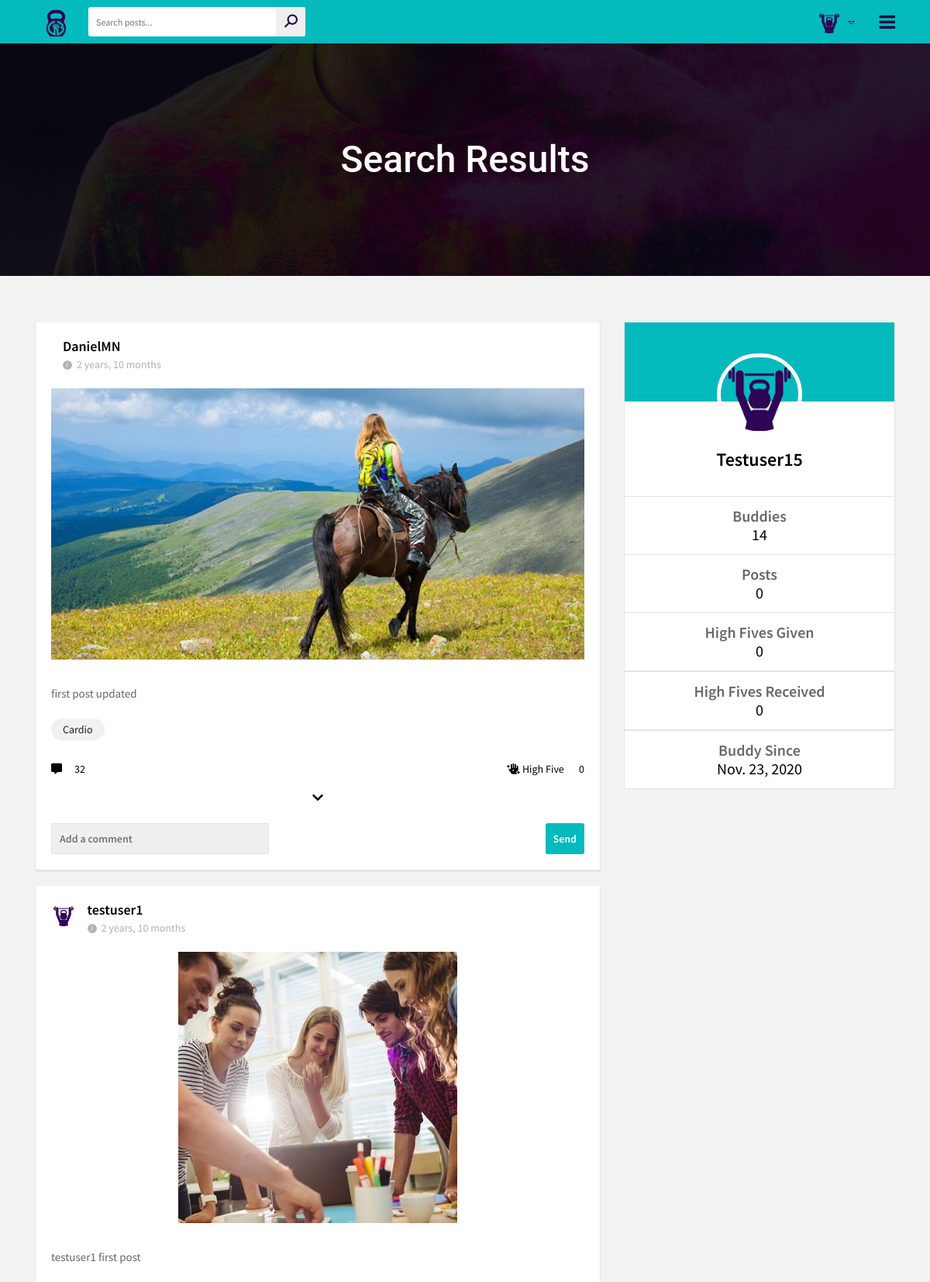
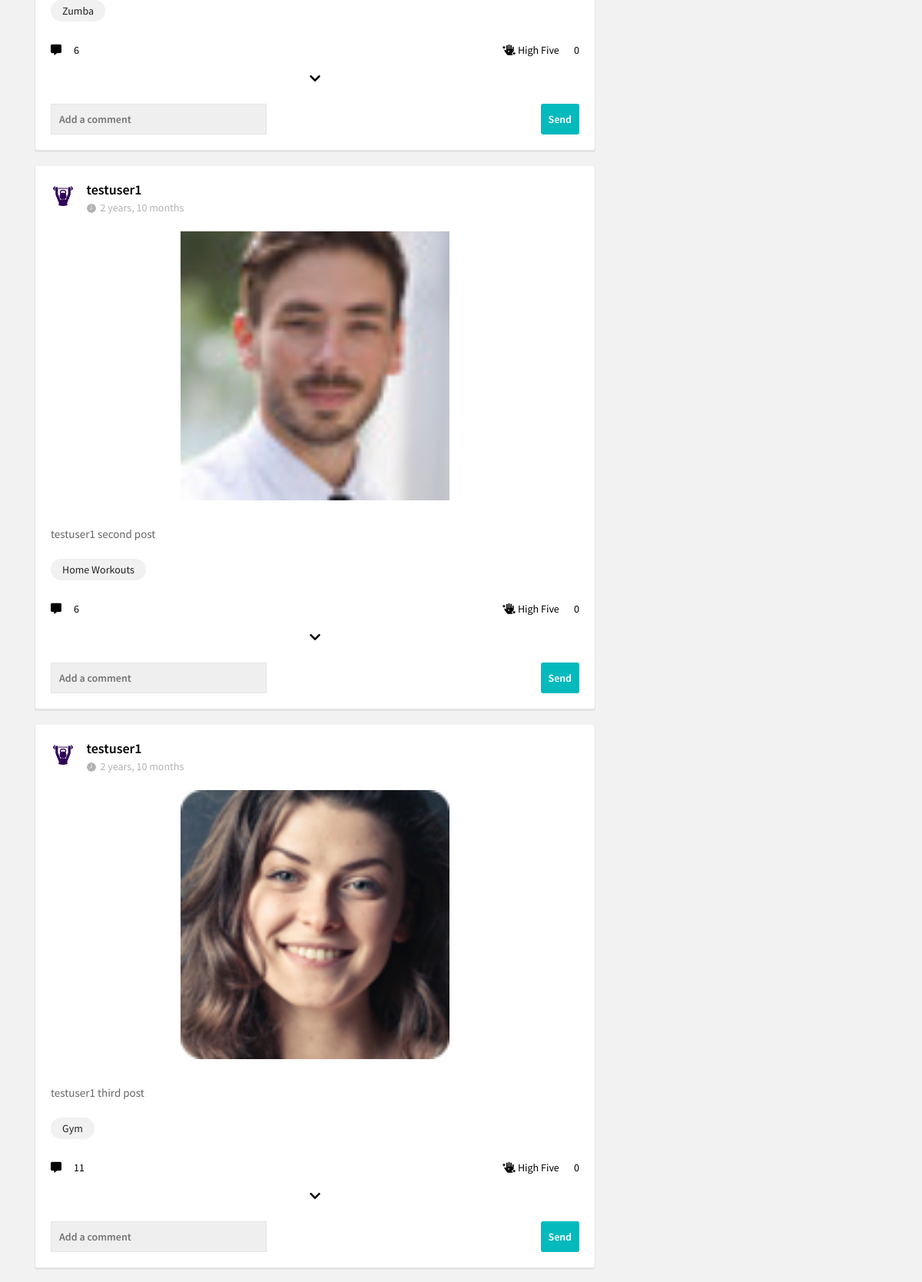
Page /search/ (signed in, upper part) on the committed database (2 pictures, top to bottom).
### users/models.py (models this page shows, shortened)
class Profile(models.Model):
    first_name = models.CharField(max_length=100, blank=True)
    last_name = models.CharField(max_length=100, blank=True)
    user = models.OneToOneField(User, on_delete=models.CASCADE)
    birthday = models.DateField(null=True, blank=True)
    bio = models.TextField(blank=True, max_length=1000)
    location = models.CharField(max_length=100, blank=True)
    avatar = models.ImageField(blank=True, null=True, default='profile_pics/default.png', upload_to='profile_pics')
    buddies = models.ManyToManyField(User, blank=True, related_name='buddies')
    slug = models.SlugField(unique=True, blank=True)
    updated = models.DateTimeField(auto_now=True)
    created = models.DateTimeField(auto_now_add=True)
    objects = ProfileManager()
    def get_buddies_num(self):
        return self.buddies.all().count()
    def get_posts_num(self):
        return self.posts.all().count()
    def get_high_fives_given_num(self):
        high_fives = self.highfive_set.all()
        total_high_fived = 0
        for item in high_fives:
            if item.value == 'High Five':
                total_high_fived += 1
        return total_high_fived
    def get_high_fives_received_num(self):
        posts = self.posts.all()
        total_high_fived = 0
        for item in posts:
            total_high_fived += item.high_fived.all().count()
        return total_high_fived
    def get_unread_messages_num(self):
        return self.messages.filter(unread=True).count()
    def get_avatar(self):
        if self.avatar:
            return self.avatar.url
        return '/media/profile_pics/default.png'
    __initial_first_name = None
    __initial_last_name = None
    def __init__(self, *args, **kwargs):
        super().__init__(*args, **kwargs)
        self.__initial_first_name = self.first_name
        self.__initial_last_name = self.last_name

### posts/models.py (models this page shows, shortened)
class Post(models.Model):
    content = models.TextField()
    image = models.ImageField(upload_to='uploads', validators=[FileExtensionValidator(['png', 'jpg', 'jpeg'])], blank=True)
    video = models.FileField(upload_to='videos', blank=True)
    high_fived = models.ManyToManyField(Profile, blank=True, related_name='high_fives')
    updated = models.DateTimeField(auto_now=True)
    created = models.DateTimeField(auto_now_add=True)
    author = models.ForeignKey(Profile, on_delete=models.CASCADE, related_name='posts')
    category = models.ForeignKey(Category, on_delete=models.CASCADE, default=1, related_name='posts')
    def high_fives_num(self):
        return self.high_fived.all().count()
    def comments_num(self):
        return self.comment_set.all().count()
    class Meta:
        ordering = ('-created',)

class Category(models.Model):
    title = models.CharField(max_length=150)
    slug = models.SlugField(editable=False)
    image = models.ImageField(upload_to='cat-img', validators=[FileExtensionValidator(['png', 'jpg', 'jpeg'])], default='profile_pics/default.png',)
    class Meta:
        ordering = ('title',)

### posts/views.py (the view)
# urls.py: path('search/', SearchView.as_view(), name='search'),
class SearchView(LoginRequiredMixin, ListView):
    model = Post
    template_name = 'posts/search.html'
    context_object_name = 'posts'
    def get_queryset(self):
        query = self.request.GET.get('q')
        if query:
            return Post.objects.filter(Q(content__icontains=query)|
                                       Q(category__title__icontains=query)).order_by('created', 'id').distinct()
        return Post.objects.all().order_by('id')
    def get_context_data(self, **kwargs):
        context = super(SearchView, self).get_context_data(**kwargs)
        context['profile'] = Profile.objects.get(user=self.request.user)
        return context

### posts/forms.py
class CommentModelForm(forms.ModelForm):
    body = forms.CharField(label='', widget=forms.TextInput(attrs={'placeholder': 'Add a comment'}))
    class Meta:
        model = Comment
        fields = ('body',)

### posts/templatetags/custom_tags.py (called while the page is built)
@register.inclusion_tag('posts/comment_form.html')
def comment_tag():
    c_form = CommentModelForm()
    return {'c_form': c_form}

### users/context_processors.py (called while the page is built)
def profile_pic(request):
    if request.user.is_authenticated:
        profile_obj = Profile.objects.get(user=request.user)
        pic = profile_obj.get_avatar
        return {'pic': pic}
    return {}

def invites_received_num(request):
    if request.user.is_authenticated:
        profile_obj = Profile.objects.get(user=request.user)
        qs_count = Relationship.objects.invitations_received(profile_obj).count()
        return {'invites_num': qs_count}
    return {}

### users/models.py (called while the page is built)
    def invitations_received(self, receiver):
        qs = Relationship.objects.filter(receiver=receiver, status='sent')
        return qs

### templates/posts/search.html (shortened to what this page needs)
{% extends 'base.html' %}
{% load static %}
{% load custom_tags %}
{% block content %}
    <section class="banner_area">
        <div class="banner_inner d-flex align-items-center">
            <div class="overlay bg-parallax" data-stellar-ratio="0.9" data-stellar-vertical-offset="0" data-background=""></div>
            <div class="container">
                <div class="banner_content text-center">
                    <h2>Search Results</h2>
                </div>
            </div>
        </div>
    </section>
    <main>
        <div class="main-section">
            <div class="container">
                <div class="main-section-data">
                    <div class="row">
                        <div class="col-lg-8 no-pd">
                            <div class="main-ws-sec">
                                <div class="posts-section">
                                    {% for post in posts %}
										{% if post.author.user.is_active %}
											<div class="post-bar" data-id="{{ post.id }}">
												<div class="post_topbar">
													<div class="usy-dt mb-2">
														{% if post.author.user == request.user %}
															<a href="{% url 'users:my_profile' %}"><img src="{{ post.author.get_avatar }}" alt="" style="height: 30px;"></a>
														{% else %}
															<a href="{% url 'users:profile_detail' slug=post.author.slug sender_id=request.user.id %}"><img src="{{ post.author.get_avatar }}" alt="" style="height: 30px;"></a>
														{% endif %}
														<div class="usy-name">
															{% if post.author.user == request.user %}
																<h3><a href="{% url 'users:my_profile' %}">{{ post.author.user }}</a></h3>
															{% else %}
																<h3><a href="{% url 'users:profile_detail' slug=post.author.slug sender_id=request.user.id %}">{{ post.author.user }}</a></h3>
															{% endif %}
															<span><img src="{% static 'images/clock.png' %}" alt="">{{ post.created|timesince }}</span>
														</div>
													</div>
												</div>
												<div class="job_descp">
													{% if post.image %}
														<div class="post-image-box mt-3">
															<img src="{{ post.image.url }}" alt="" width="500">
														</div>
														<br>
													{% endif %}
													{% if post.content|length > 150 %}
														<p id="half-{{ post.id }}" class="mt-3">{{ post.content|truncatechars:150 }}<a data-id="{{ post.id }}" href="javascript:void();" class="show-hide-txt"> view more</a></p>
														<p id="full-{{ post.id }}" class="mt-3" style="display: none;">{{ post.content }}</p>
													{% else %}
														<p class="mt-3">{{ post.content }}</p>
													{% endif %}
													<ul class="skill-tags">
														<li><a href="{% url 'posts:category_detail' pk=post.category.id slug=post.category.slug %}">{{ post.category.title }}</a></li>
													</ul>
												</div>
												<div class="job-status-bar">
													<div class="like-com">
														<p class="comment-count{{ post.id }}" style="color: #000;"><i class="fas fa-comment-alt mr-3"></i>{{ post.comments_num }}</p>
														<form action="{% url 'posts:high_fived' %}" method="post" class="high_five-form" id="{{ post.id }}">
															<button type="submit" class="high_five-btn{{ post.id }}" style="background: none; padding: 0px; border: none; display: inline; font-size: 14px;"><i class="fas fa-hand-sparkles"></i>
																{% if profile not in post.high_fived.all %}
																	High Five
																{% else %}
																	Take Back
																{% endif %}
															</button>
															<p class="high_five-count{{ post.id }} ml-3" style="display: inline; color: #000;">{{ post.high_fives_num }}</p>
														</form>
													</div>
												</div>
												<button type="button" class="com com-btn" style="background: none; padding: 0px; border: none;"><i class="fas fa-chevron-down"></i></button>
												<div class="post-comment">
													<div class="comment_box mt-2">
														<form action="{% url 'posts:comment' %}" method="post" class="comment_form" id="addComForm">
															{% comment_tag %}
															<button id="addComBtn" type="button" data-id="{{ comment.id }}">Send</button>
														</form>
													</div>
												</div>
											</div>
										{% endif %}
                                    {% endfor %}
                                </div>
                            </div>
                        </div>
                        {% include 'right_side.html' %}
                    </div>
                </div>
            </div>
        </div>
    </main>
{% endblock %}

### templates/base.html (shortened to what this page needs)
{% load static %}
<!DOCTYPE html>
<html lang="en">
	<head>
		<link rel="stylesheet" type="text/css" href="{% static 'css/animate.css' %}">
		<link rel="stylesheet" type="text/css" href="{% static 'css/bootstrap.min.css' %}">
		<link rel="stylesheet" type="text/css" href="{% static 'css/line-awesome.css' %}">
		<link rel="stylesheet" type="text/css" href="{% static 'css/line-awesome-font-awesome.min.css' %}">
		<link rel="stylesheet" type="text/css" href="{% static 'css/all.min.css' %}">
		<link rel="stylesheet" type="text/css" href="{% static 'css/fontawesome.min.css' %}">
		<link href="{% static 'vendor/fontawesome-free/css/all.min.css' %}" rel="stylesheet" type="text/css">
		<link rel="stylesheet" type="text/css" href="{% static 'css/font-awesome.min.css' %}">
		<link rel="stylesheet" type="text/css" href="{% static 'css/jquery.mCustomScrollbar.min.css' %}">
		<link rel="stylesheet" type="text/css" href="{% static 'lib/slick/slick.css' %}">
		<link rel="stylesheet" type="text/css" href="{% static 'lib/slick/slick-theme.css' %}">
		<link rel="stylesheet" type="text/css" href="{% static 'css/style.css' %}">
		<link rel="stylesheet" type="text/css" href="{% static 'css/responsive.css' %}">
	</head>
	<body>
		<div class="wrapper">
			<header>
				<div class="container">
					<div class="header-data">
						<div class="logo">
							<a href="{% url 'posts:index' %}" title=""><img src="{% static 'logo/logo-pic.png' %}" alt="" height="40px"></a>
						</div>
						<div class="search-bar">
							<form action="{% url 'posts:search' %}" method="get">
								<input type="text" name="q" placeholder="Search posts...">
								<button type="submit"><i class="la la-search" style="color: #1f0642;"></i></button>
							</form>
						</div>
						<div class="menu-btn">
							<a href="#" title=""><i class="fa fa-bars" style="color: #1f0642;"></i></a>
						</div>
						<div class="user-account">
							<div class="user-info">
								<img src="{{ pic }}" alt="" style="height: 30px; cursor: pointer;">
								<i class="la la-sort-down" style="color: #1f0642;"></i>
							</div>
						</div>
					</div>
				</div>
			</header>
            {% block content %}
            {% endblock %}
        </div>
		<link rel="stylesheet" href="https://cdnjs.cloudflare.com/ajax/libs/cropper/4.1.0/cropper.min.css">
    </body>
</html>

### templates/posts/comment_form.html
{{ c_form }}

### templates/right_side.html
{% load static %}
    <div class="col-lg-4 d-none d-lg-block">
        <div class="right-sidebar" style="position: sticky; top: 0;" >
            <div class="user-data full-width">
                <div class="user-profile">
                    <div class="username-dt">
                        <div class="usr-pic">
                            <a href="{% url 'users:my_profile' %}"><img src="{{ pic }}" alt=""></a>
                        </div>
                    </div>
                    <div class="user-specs">
                        <h3><a href="{% url 'users:my_profile' %}" class="view-more-pro">{{ user.username }}</a></h3>
                    </div>
                </div>
                <ul class="user-fw-status">
                    <li>
                        <h4 class="mb-1"><a href="{% url 'users:my_buddies' %}">Buddies</a></h4>
                        <span>{{ profile.get_buddies_num }}</span>
                    </li>
                    <li>
                        <h4 class="mb-1"><a href="{% url 'users:my_profile' %}">Posts</a></h4>
                        <span>{{ profile.get_posts_num }}</span>
                    </li>
                    <li>
                        <h4 class="mb-1"><a href="#" style="cursor:default;">High Fives Given</a></h4>
                        <span>{{ profile.get_high_fives_given_num }}</span>
                    </li>
                    <li>
                        <h4 class="mb-1"><a href="#" style="cursor:default;">High Fives Received</a></h4>
                        <span>{{ profile.get_high_fives_received_num }}</span>
                    </li>
                    <li>
                        <h4 class="mb-1"><a href="#" style="cursor:default;">Buddy Since</a></h4>
                        <span>{{ profile.created|date }}</span>
                    </li>
                </ul>
            </div>
        </div>
    </div>

### static/css/responsive.css (style rules this page uses)
@media (max-width: 1200px) { .menu-btn { display: block; } }
@media (max-width: 1200px) { .comment_box input { width: 281px; } }

### rows in the picture
Profile: avatar (placeholder picture), get_buddies_num "14", get_posts_num "0", get_high_fives_given_num "0", get_high_fives_received_num "0", created "Nov. 23, 2020"
Post: author.user "DanielMN", created "2 years, 10 months", image (picture), content "first post updated", category "Cardio", comments_num "32", shows "High Five", high_fives_num "0"
Post: author.get_avatar (placeholder picture), author.user "testuser1", created "2 years, 10 months", image (picture), content "testuser1 first post", category "Zumba", comments_num "6", shows "High Five", high_fives_num "0"
Post: author.get_avatar (placeholder picture), author.user "testuser1", created "2 years, 10 months", image (picture), content "testuser1 second post", category "Home Workouts", comments_num "6", shows "High Five", high_fives_num "0"
Post: author.get_avatar (placeholder picture), author.user "testuser1", created "2 years, 10 months", image (picture), content "testuser1 third post", category "Gym", comments_num "11", shows "High Five", high_fives_num "0"

### other values in the picture
{{ user.username }} "Testuser15"
